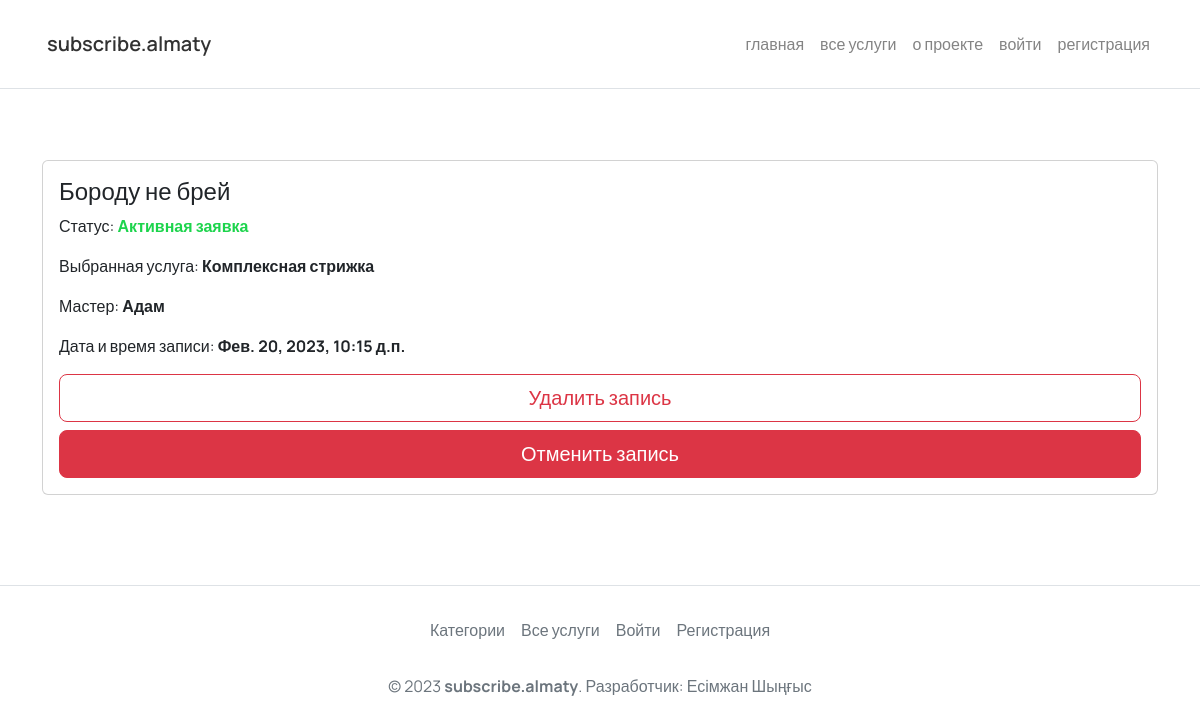
Page /user/data-queries/detail/16/ on the committed database.
### coreApp/models.py (models this page shows, shortened)
class Query(models.Model):
    user = models.ForeignKey(User, on_delete=models.CASCADE, verbose_name="Пользователь")
    business = models.ForeignKey(Business, on_delete=models.CASCADE, null=False, verbose_name="Компания")
    master = models.ForeignKey(Master, on_delete=models.CASCADE, verbose_name="Мастер", default="")
    service = models.ForeignKey(Service, on_delete=models.CASCADE, verbose_name="Услуга", default="")
    recordDate = models.DateTimeField("Дата и время записи", default=datetime.now)
    phone = models.CharField("Телефон", max_length=20)
    postDate = models.DateTimeField("Дата публикации", default=datetime.now)
    isActive = models.BooleanField("Статус", default=True)
    class Meta:
        verbose_name = "Заявка"
        verbose_name_plural = "Заявки"

class Business(models.Model):
    cover = models.ImageField("Изображение (500x500)", null=True, blank=True, upload_to="business/covers/", default="")
    businessName = models.CharField("Наименование компании", max_length=255)
    slug = models.SlugField(unique=True, blank=True, editable=False)
    category = models.ForeignKey(Category, on_delete=models.CASCADE, verbose_name="Категория")
    scheduleStart = models.TimeField("Начало работы")
    scheduleFinish = models.TimeField("Конец работы")
    phone = models.CharField("Телефон", max_length=20)
    address = models.CharField("Адрес", max_length=255)
    instagram = models.CharField("Instagram аккаунт", max_length=255, blank=True, null=True)
    yandexMapLink = models.CharField("Ссылка на карту", max_length=500)
    masters = models.ManyToManyField(Master)
    services = models.ManyToManyField(Service)
    rating = models.ForeignKey(Rating, on_delete=models.Model, verbose_name="Рейтинг", null=True, blank=True)
    postDate = models.DateTimeField("Дата публикации", default=datetime.now())
    class Meta:
        verbose_name = "Компания"
        verbose_name_plural = "Компании"
    def __str__(self):
        return self.businessName

class Service(models.Model):
    serviceName = models.CharField("Наименование услуги", max_length=255)
    price = models.FloatField("Цена")
    class Meta:
        verbose_name = "Услуга"
        verbose_name_plural = "Услуги"
    def __str__(self):
        return self.serviceName

class Master(models.Model):
    masterName = models.CharField("Имя мастера", max_length=255)
    category = models.ForeignKey(Category, on_delete=models.CASCADE, verbose_name="Категория")
    class Meta:
        verbose_name = "Мастер"
        verbose_name_plural = "Мастера"
    def __str__(self):
        return self.masterName

### coreApp/views.py (the view, shortened to what this page needs)
# urls.py: path('user/data-queries/detail/<int:pk>/', views.userDataAndQueryDetail, name='userDataAndQueryDetail'),
def userDataAndQueryDetail(request, pk):
    userQuery = get_object_or_404(Query, pk=pk)
    return render(request, "user/user-data-query-detail.html", {
        'userQuery': userQuery
    })

### coreApp/templates/user/user-data-query-detail.html (shortened to what this page needs)
{% extends '../base.html' %}
{% load static %}
{% load crispy_forms_tags %}
{% block content %}
<div class="all-service">
    <div class="container">
        <div class="card">
            <div class="card-body">
                <h4>{{ userQuery.business }}</h4>
                {% if userQuery.isActive %}
                <p>Статус: <b class="green-link">Активная заявка</b></p>
                {% else %}
                <p>Статус: <b class="text-danger">Отменен</b></p>
                {% endif %}
                <p>Выбранная услуга: <b>{{ userQuery.service }}</b></p>
                <p>Мастер: <b>{{ userQuery.master }}</b></p>
                <p>Дата и время записи: <b>{{ userQuery.recordDate }}</b></p>
                <a href="{% url 'deleteUserQuery' pk=userQuery.pk %}" class="btn btn-outline-danger btn-lg w-100 mb-2">Удалить запись</a>
                {% if userQuery.isActive %}
                <form method="post">
                    <button class="btn btn-danger btn-lg w-100">Отменить запись</button>
                </form>
                {% else %}
                <form method="post">
                    {% csrf_token %}
                    <button class="btn btn-success btn-lg w-100">Восставновить запись</button>
                </form>
                {% endif %}
            </div>
        </div>
    </div>
</div>
{% endblock %}

### coreApp/static/css/style.css (style rules this page uses)
* { font-family: 'Manrope', sans-serif; }
.green-link { color: #1cd44c; text-decoration: none; }
.sign-up, .login, .all-service { padding-top: 160px; padding-bottom: 90px; }

### rows in the picture
Query: business "Бороду не брей", service "Комплексная стрижка", master "Адам", recordDate "Фев. 20, 2023, 10:15 д.п."
